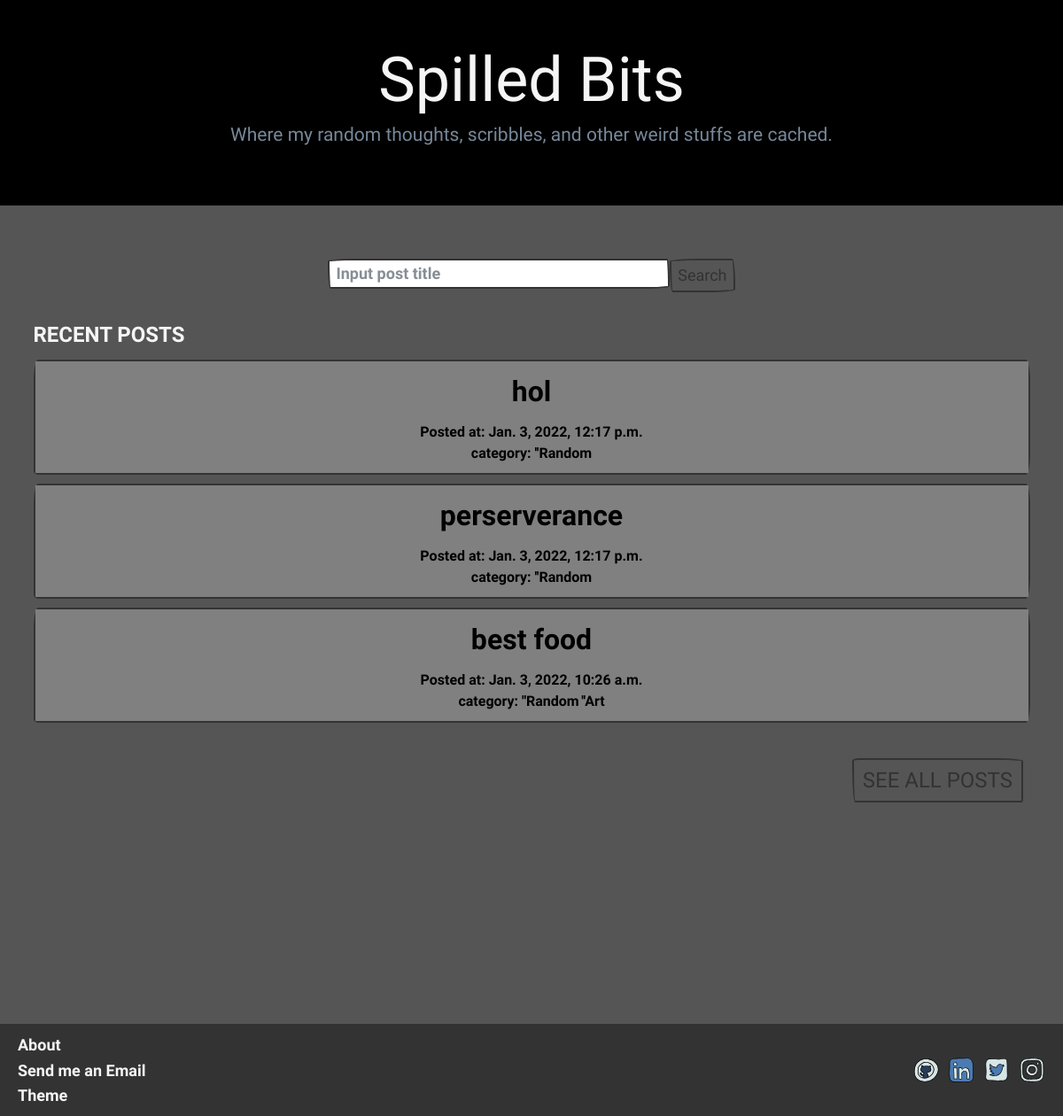
Before: / with the older database file.
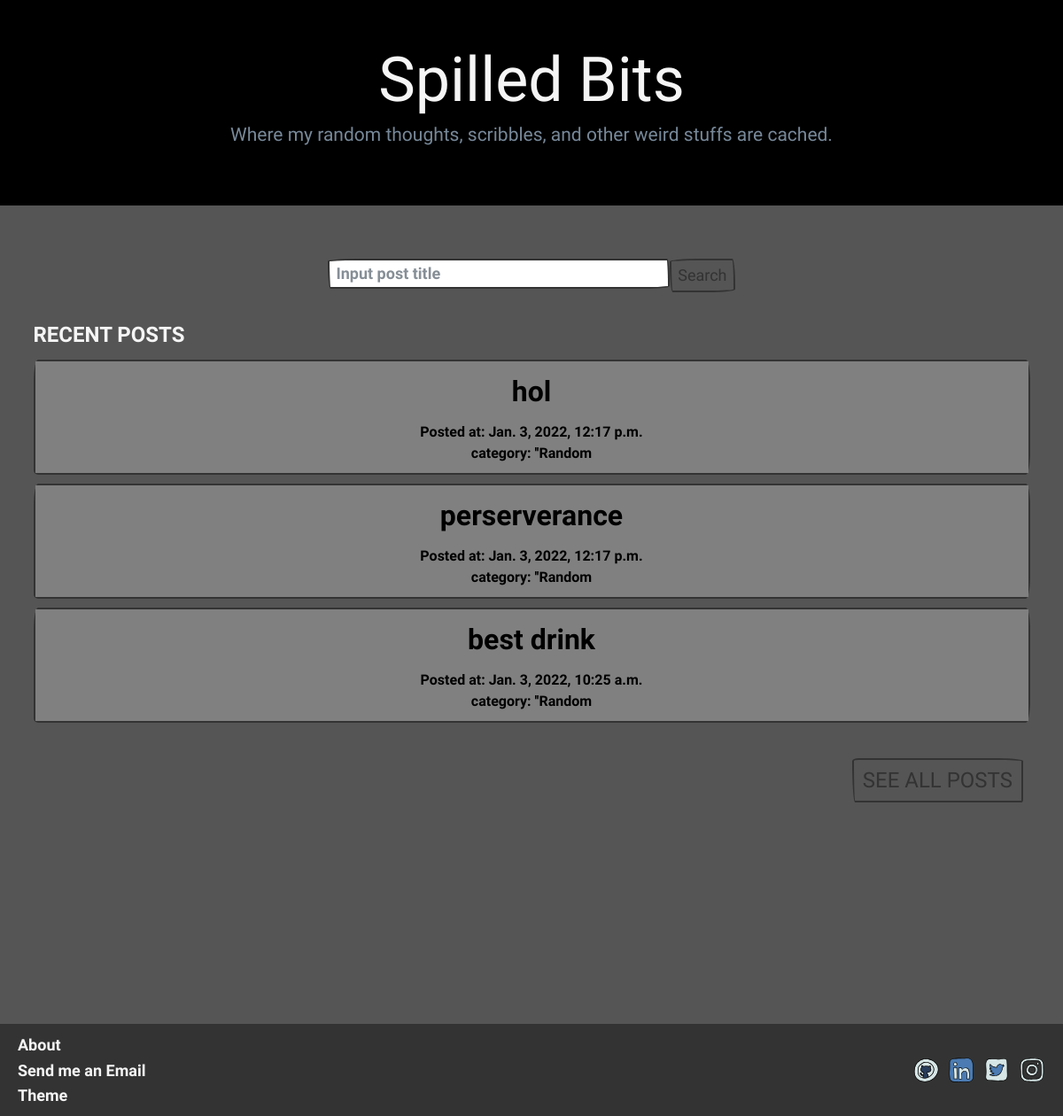
After: the same page with the newer database file.
### spilled_bits/models.py (models this page shows, shortened)
class Article(models.Model):
    STATUS = (('Publish', 'Publish'), ('Private', 'Private'),)
    title = models.CharField(max_length=100, unique=True)
    content = models.TextField()
    slug = models.SlugField(max_length=200, blank=True, editable=False)
    date = models.DateTimeField(auto_now_add=True)
    status = models.CharField(max_length=15, choices=STATUS, blank=True, null=True)
    category = models.ManyToManyField(Category)

class Category(models.Model):
    name = models.CharField(max_length=50)
    def __str__(self) -> str:
        return self.name

### spilled_bits/views.py (the view)
# urls.py: 2. Add a URL to urlpatterns:  path('', Home.as_view(), name='home')
def Home(request):
    articles = Article.objects.filter(status='Publish').order_by('-date')[:3]
    context = {
        'articles':articles,
    }
    return render(request, 'spilled_bits/home.html', context)

### spilled_bits/templates/spilled_bits/home.html (shortened to what this page needs)
{% extends 'common/base.html' %}
{% block content %}
    <div class="jumbotron text-center mb-5" style="background-color: black;">
        <h1 class="homepage"><a href="{% url 'home' %}" style="color: whitesmoke; font-size: 7rem;"> Spilled Bits </a></h1>
        <p class="fc-0">Where my random thoughts, scribbles, and other weird stuffs are cached.</p>
    </div>
    <div class="container">
        <div class="row mt-5">
            <div class="col mx-auto col-md-6 col-lg-5">
                <form class="d-lg-flex text-center" method="get" action="{% url 'search_post' %}">
                    <input name="keyword" class="form-control f-large" onfocus="this.value=''" type="text" placeholder="Input post title" required>
                    <button class="btn btn-md btn-outline-primary my-2 my-sm-0 f-large" type="submit">Search</button>
                </form>
            </div>
        </div>
        <div class="row mt-5">
            <div class="col col-md all-posts">
                <p class="f-xlarge fc-2"><strong>RECENT POSTS</strong></p>
                {% if articles %}
                    {% for article in articles %}
                    <div class="card mb-3 post">
                        <a class="card-body text-center" href="{% url 'new_article' article.slug %}">
                            <p class="f-xxlarge">{{article.title}}</p>
                            <small class="f-med block">Posted at: {{article.date}}</small>
                            <small class="f-med">category: </small>
                            {% for category in article.category.all %}
                                <small class="f-med">''{{category}}</small>
                            {% endfor %}
                        </a>
                    </div>
                    {% endfor %}
                {% else %}
                    <p class="fc-1">No record</p>
                {% endif %}
            </div>
        </div>
        <div class="container-fluid mt-5">
            <a class="btn btn-lg btn-outline-primary col-md-auto pull-right f-xlarge" type="button" href="{% url 'all_posts' 1 %}">SEE ALL POSTS</a>
        </div>
    </div>
    {% include 'common/footer.html' %}
{% endblock %}

Changed rows visible on the page:
no longer on this page (row edited): Article: title "best food", date "Jan. 3, 2022, 10:26 a.m.", Category (name "Random")
no longer on this page (row unchanged): Category: name "Art", shown under "best food"
now on this page (row unchanged): Article: title "best drink", date "Jan. 3, 2022, 10:25 a.m.", Category (name "Random")
